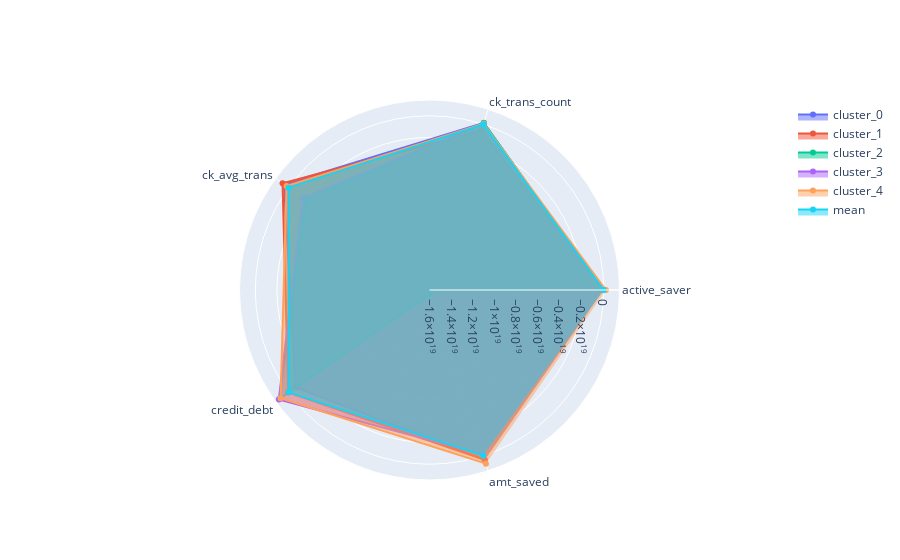

The cell this chart's notebook holds for it:
### Code cell
plot_radar_chart(result1)

### Figure 1 — Plotly figure (JSON) as saved in the notebook; plotly's stock layout.template omitted (floating-point values rounded to 4 significant figures)
{"data": [{"fill": "toself", "name": "cluster_0", "r": [-33306359429869690, 134400774810965120, 522054118887629700, -804706610736202000, 415233234746176260], "theta": ["active_saver", "ck_trans_count", "ck_avg_trans", "credit_debt", "amt_saved"], "type": "scatterpolar"}, {"fill": "toself", "name": "cluster_1", "r": [-22013995216805010, -594447146230826800, 695759230137808400, 39536400185179620, 405262712476909630], "theta": ["active_saver", "ck_trans_count", "ck_avg_trans", "credit_debt", "amt_saved"], "type": "scatterpolar"}, {"fill": "toself", "name": "cluster_2", "r": [-33306359429869790, 145952011736909630, -1979995534815204900, 1042389438989759400, -15787617232859322000], "theta": ["active_saver", "ck_trans_count", "ck_avg_trans", "credit_debt", "amt_saved"], "type": "scatterpolar"}, {"fill": "toself", "name": "cluster_3", "r": [-33306359429869810, 70438247629508584, -1627466268855411700, 1119739362484700400, -101516100213057740], "theta": ["active_saver", "ck_trans_count", "ck_avg_trans", "credit_debt", "amt_saved"], "type": "scatterpolar"}, {"fill": "toself", "name": "cluster_4", "r": [209479471151023260, 73732098819575000, 237489954538334700, 916859861094894300, 779523234777162100], "theta": ["active_saver", "ck_trans_count", "ck_avg_trans", "credit_debt", "amt_saved"], "type": "scatterpolar"}, {"fill": "toself", "name": "mean", "r": [100, 100, 100, 100, 100], "theta": ["active_saver", "ck_trans_count", "ck_avg_trans", "credit_debt", "amt_saved"], "type": "scatterpolar"}], "layout": {"autosize": true, "polar": {"angularaxis": {"type": "category"}, "radialaxis": {"autorange": true, "range": [-16556133441738596000, 1888255571363974100], "type": "linear", "visible": true}}, "showlegend": true}}
